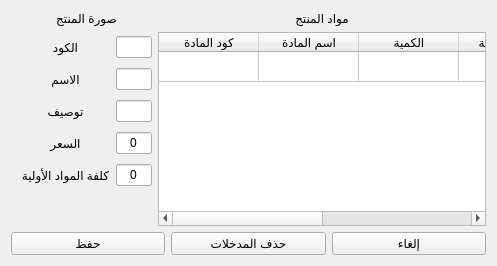
                <widget class="QWidget" name="tab_8">
                 <attribute name="title">
                  <string>اضافة منتج</string>
                 </attribute>
                 <layout class="QVBoxLayout" name="verticalLayout_15" stretch="0,0">
                  <item>
                   <layout class="QHBoxLayout" name="horizontalLayout_13" stretch="3,7">
                    <item>
                     <layout class="QGridLayout" name="gridLayout_3" rowstretch="1,0,0,0,0,0,0">
                      <property name="sizeConstraint">
                       <enum>QLayout::SetDefaultConstraint</enum>
                      </property>
                      <property name="leftMargin">
                       <number>10</number>
                      </property>
                      <property name="horizontalSpacing">
                       <number>6</number>
                      </property>
                      <property name="verticalSpacing">
                       <number>10</number>
                      </property>
                      <item row="1" column="1">
                       <widget class="QLineEdit" name="p_code">
                        <property name="maxLength">
                         <number>11</number>
                        </property>
                        <property name="alignment">
                         <set>Qt::AlignCenter</set>
                        </property>
                       </widget>
                      </item>
                      <item row="6" column="1">
                       <spacer name="verticalSpacer_5">
                        <property name="orientation">
                         <enum>Qt::Vertical</enum>
                        </property>
                        <property name="sizeHint" stdset="0">
                         <size>
                          <width>20</width>
                          <height>40</height>
                         </size>
                        </property>
                       </spacer>
                      </item>
                      <item row="3" column="0">
                       <widget class="QLabel" name="label_89">
                        <property name="sizePolicy">
                         <sizepolicy hsizetype="Preferred" vsizetype="Preferred">
                          <horstretch>0</horstretch>
                          <verstretch>0</verstretch>
                         </sizepolicy>
                        </property>
                        <property name="layoutDirection">
                         <enum>Qt::RightToLeft</enum>
                        </property>
                        <property name="text">
                         <string>توصيف</string>
                        </property>
                        <property name="alignment">
                         <set>Qt::AlignCenter</set>
                        </property>
                       </widget>
                      </item>
                      <item row="4" column="0">
                       <widget class="QLabel" name="label_36">
                        <property name="text">
                         <string>السعر</string>
                        </property>
                        <property name="alignment">
                         <set>Qt::AlignCenter</set>
                        </property>
                       </widget>
                      </item>
                      <item row="5" column="0">
                       <widget class="QLabel" name="label_34">
                        <property name="text">
                         <string>كلفة المواد الأولية</string>
                        </property>
                        <property name="alignment">
                         <set>Qt::AlignCenter</set>
                        </property>
                       </widget>
                      </item>
                      <item row="0" column="0" colspan="2">
                       <widget class="QLabel" name="p_img">
                        <property name="sizePolicy">
                         <sizepolicy hsizetype="Expanding" vsizetype="Expanding">
                          <horstretch>0</horstretch>
                          <verstretch>0</verstretch>
                         </sizepolicy>
                        </property>
                        <property name="text">
                         <string>صورة المنتج</string>
                        </property>
                        <property name="alignment">
                         <set>Qt::AlignCenter</set>
                        </property>
                       </widget>
                      </item>
                      <item row="2" column="0">
                       <widget class="QLabel" name="label_35">
                        <property name="text">
                         <string>الاسم</string>
                        </property>
                        <property name="alignment">
                         <set>Qt::AlignCenter</set>
                        </property>
                       </widget>
                      </item>
                      <item row="5" column="1">
                       <widget class="QLineEdit" name="p_cost">
                        <property name="text">
                         <string>0</string>
                        </property>
                        <property name="alignment">
                         <set>Qt::AlignCenter</set>
                        </property>
                       </widget>
                      </item>
                      <item row="2" column="1">
                       <widget class="QLineEdit" name="p_name">
                        <property name="alignment">
                         <set>Qt::AlignCenter</set>
                        </property>
                       </widget>
                      </item>
                      <item row="1" column="0">
                       <widget class="QLabel" name="label_39">
                        <property name="text">
                         <string>الكود</string>
                        </property>
                        <property name="alignment">
                         <set>Qt::AlignCenter</set>
                        </property>
                       </widget>
                      </item>
                      <item row="3" column="1">
                       <widget class="QLineEdit" name="p_description">
                        <property name="alignment">
                         <set>Qt::AlignCenter</set>
                        </property>
                       </widget>
                      </item>
                      <item row="4" column="1">
                       <widget class="QLineEdit" name="p_price">
                        <property name="text">
                         <string>0</string>
                        </property>
                        <property name="alignment">
                         <set>Qt::AlignCenter</set>
                        </property>
                       </widget>
                      </item>
                     </layout>
                    </item>
                    <item>
                     <layout class="QVBoxLayout" name="verticalLayout_24">
                      <item>
                       <widget class="QLabel" name="label_70">
                        <property name="text">
                         <string>مواد المنتج</string>
                        </property>
                        <property name="alignment">
                         <set>Qt::AlignCenter</set>
                        </property>
                       </widget>
                      </item>
                      <item>
                       <widget class="QTableWidget" name="p_mat_table">
                        <property name="editTriggers">
                         <set>QAbstractItemView::AllEditTriggers</set>
                        </property>
                        <property name="selectionMode">
                         <enum>QAbstractItemView::SingleSelection</enum>
                        </property>
                        <property name="selectionBehavior">
                         <enum>QAbstractItemView::SelectRows</enum>
                        </property>
                        <property name="rowCount">
                         <number>1</number>
                        </property>
                        <attribute name="verticalHeaderVisible">
                         <bool>false</bool>
                        </attribute>
                        <row/>
                        <column>
                         <property name="text">
                          <string>كود المادة</string>
                         </property>
                        </column>
                        <column>
                         <property name="text">
                          <string>اسم المادة</string>
                         </property>
                        </column>
                        <column>
                         <property name="text">
                          <string>الكمية</string>
                         </property>
                        </column>
                        <column>
                         <property name="text">
                          <string>سعر القطعة</string>
                         </property>
                        </column>
                        <column>
                         <property name="text">
                          <string>الاجمالي</string>
                         </property>
                        </column>
                        <column>
                         <property name="text">
                          <string>حذف</string>
                         </property>
                        </column>
                       </widget>
                      </item>
                     </layout>
                    </item>
                   </layout>
                  </item>
                  <item>
                   <layout class="QHBoxLayout" name="horizontalLayout_17">
                    <item>
                     <widget class="QPushButton" name="btn_save_product">
                      <property name="text">
                       <string>حفظ</string>
                      </property>
                     </widget>
                    </item>
                    <item>
                     <widget class="QPushButton" name="btn_clear_product">
                      <property name="text">
                       <string>حذف المدخلات</string>
                      </property>
                     </widget>
                    </item>
                    <item>
                     <widget class="QPushButton" name="btn_cancel_product">
                      <property name="text">
                       <string>إلغاء</string>
                      </property>
                     </widget>
                    </item>
                   </layout>
                  </item>
                 </layout>
                </widget>
